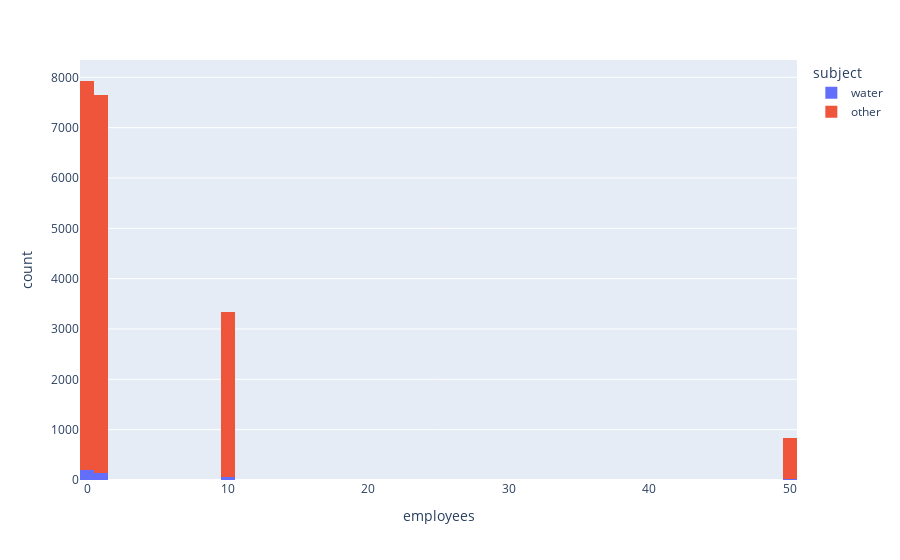

This figure's notebook cell:
### Code cell
fig= px.histogram(dfhist[dfhist['employees']< 100], x = 'employees', color = 'subject')
fig.show()

### Figure 1 — Plotly figure (JSON) as saved in the notebook; plotly's stock layout.template omitted (floating-point values rounded to 4 significant figures; data arrays with more than 128 entries replaced by an {"elided": "..."} marker saying what was removed)
{"data": [{"alignmentgroup": "True", "bingroup": "x", "hovertemplate": "subject=water<br>employees=%{x}<br>count=%{y}<extra></extra>", "legendgroup": "water", "marker": {"color": "#636efa", "pattern": {"shape": ""}}, "name": "water", "offsetgroup": "water", "orientation": "v", "showlegend": true, "type": "histogram", "x": {"elided": "425 int values"}, "xaxis": "x", "yaxis": "y"}, {"alignmentgroup": "True", "bingroup": "x", "hovertemplate": "subject=other<br>employees=%{x}<br>count=%{y}<extra></extra>", "legendgroup": "other", "marker": {"color": "#EF553B", "pattern": {"shape": ""}}, "name": "other", "offsetgroup": "other", "orientation": "v", "showlegend": true, "type": "histogram", "x": {"elided": "19315 int values"}, "xaxis": "x", "yaxis": "y"}], "layout": {"barmode": "relative", "legend": {"title": {"text": "subject"}, "tracegroupgap": 0}, "margin": {"t": 60}, "xaxis": {"anchor": "y", "domain": [0, 1], "title": {"text": "employees"}}, "yaxis": {"anchor": "x", "domain": [0, 1], "title": {"text": "count"}}}}
